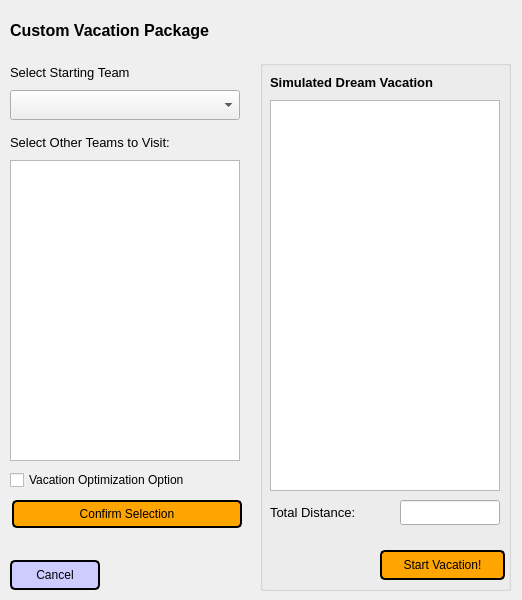
<?xml version="1.0" encoding="UTF-8"?>
<ui version="4.0">
 <class>vPackageC</class>
 <widget class="QWidget" name="vPackageC">
  <property name="geometry">
   <rect>
    <x>0</x>
    <y>0</y>
    <width>522</width>
    <height>600</height>
   </rect>
  </property>
  <property name="windowTitle">
   <string>Form</string>
  </property>
  <widget class="QPushButton" name="cancelButton">
   <property name="geometry">
    <rect>
     <x>10</x>
     <y>560</y>
     <width>90</width>
     <height>30</height>
    </rect>
   </property>
   <property name="styleSheet">
    <string notr="true">background-color:#ccccff;
border-style: solid;
border-color: black;
border-width: 2px;
border-radius: 5px;
color: black;</string>
   </property>
   <property name="text">
    <string>Cancel</string>
   </property>
  </widget>
  <widget class="QLabel" name="titleLabel">
   <property name="geometry">
    <rect>
     <x>10</x>
     <y>10</y>
     <width>561</width>
     <height>40</height>
    </rect>
   </property>
   <property name="font">
    <font>
     <pointsize>12</pointsize>
     <weight>75</weight>
     <bold>true</bold>
    </font>
   </property>
   <property name="text">
    <string>Custom Vacation Package</string>
   </property>
  </widget>
  <widget class="QListWidget" name="teamList">
   <property name="geometry">
    <rect>
     <x>10</x>
     <y>160</y>
     <width>230</width>
     <height>301</height>
    </rect>
   </property>
   <property name="selectionMode">
    <enum>QAbstractItemView::MultiSelection</enum>
   </property>
  </widget>
  <widget class="QComboBox" name="startTeam">
   <property name="geometry">
    <rect>
     <x>10</x>
     <y>90</y>
     <width>230</width>
     <height>30</height>
    </rect>
   </property>
   <property name="font">
    <font>
     <pointsize>10</pointsize>
    </font>
   </property>
  </widget>
  <widget class="QLabel" name="startingTitle">
   <property name="geometry">
    <rect>
     <x>10</x>
     <y>60</y>
     <width>230</width>
     <height>25</height>
    </rect>
   </property>
   <property name="font">
    <font>
     <pointsize>10</pointsize>
    </font>
   </property>
   <property name="text">
    <string>Select Starting Team</string>
   </property>
  </widget>
  <widget class="QLabel" name="selectTitle">
   <property name="geometry">
    <rect>
     <x>10</x>
     <y>130</y>
     <width>230</width>
     <height>25</height>
    </rect>
   </property>
   <property name="font">
    <font>
     <pointsize>10</pointsize>
    </font>
   </property>
   <property name="text">
    <string>Select Other Teams to Visit:</string>
   </property>
  </widget>
  <widget class="QPushButton" name="confirmButton">
   <property name="geometry">
    <rect>
     <x>12</x>
     <y>500</y>
     <width>230</width>
     <height>28</height>
    </rect>
   </property>
   <property name="styleSheet">
    <string notr="true">background-color:orange;
border-style: solid;
border-color: black;
border-width: 2px;
border-radius: 5px;
color: black;</string>
   </property>
   <property name="text">
    <string>Confirm Selection</string>
   </property>
  </widget>
  <widget class="QGroupBox" name="sortedGroup">
   <property name="geometry">
    <rect>
     <x>260</x>
     <y>60</y>
     <width>251</width>
     <height>531</height>
    </rect>
   </property>
   <property name="title">
    <string/>
   </property>
   <widget class="QLabel" name="sortedTitle">
    <property name="geometry">
     <rect>
      <x>10</x>
      <y>10</y>
      <width>251</width>
      <height>25</height>
     </rect>
    </property>
    <property name="font">
     <font>
      <pointsize>10</pointsize>
      <weight>75</weight>
      <bold>true</bold>
     </font>
    </property>
    <property name="text">
     <string>Simulated Dream Vacation</string>
    </property>
   </widget>
   <widget class="QListWidget" name="sortedTeamList">
    <property name="geometry">
     <rect>
      <x>10</x>
      <y>40</y>
      <width>230</width>
      <height>391</height>
     </rect>
    </property>
   </widget>
   <widget class="QPushButton" name="startButton">
    <property name="geometry">
     <rect>
      <x>120</x>
      <y>490</y>
      <width>125</width>
      <height>30</height>
     </rect>
    </property>
    <property name="styleSheet">
     <string notr="true">background-color:orange;
border-style: solid;
border-color: black;
border-width: 2px;
border-radius: 5px;
color: black;</string>
    </property>
    <property name="text">
     <string>Start Vacation!</string>
    </property>
   </widget>
   <widget class="QLabel" name="distanceLabel">
    <property name="geometry">
     <rect>
      <x>10</x>
      <y>440</y>
      <width>131</width>
      <height>25</height>
     </rect>
    </property>
    <property name="font">
     <font>
      <pointsize>10</pointsize>
     </font>
    </property>
    <property name="text">
     <string>Total Distance:</string>
    </property>
   </widget>
   <widget class="QLineEdit" name="distanceLine">
    <property name="geometry">
     <rect>
      <x>140</x>
      <y>440</y>
      <width>100</width>
      <height>25</height>
     </rect>
    </property>
    <property name="font">
     <font>
      <pointsize>10</pointsize>
     </font>
    </property>
    <property name="alignment">
     <set>Qt::AlignRight|Qt::AlignTrailing|Qt::AlignVCenter</set>
    </property>
    <property name="readOnly">
     <bool>true</bool>
    </property>
   </widget>
  </widget>
  <widget class="QCheckBox" name="optimizeBox">
   <property name="geometry">
    <rect>
     <x>10</x>
     <y>470</y>
     <width>231</width>
     <height>20</height>
    </rect>
   </property>
   <property name="font">
    <font>
     <pointsize>9</pointsize>
     <weight>50</weight>
     <bold>false</bold>
    </font>
   </property>
   <property name="text">
    <string>Vacation Optimization Option</string>
   </property>
  </widget>
 </widget>
 <resources/>
 <connections/>
</ui>
